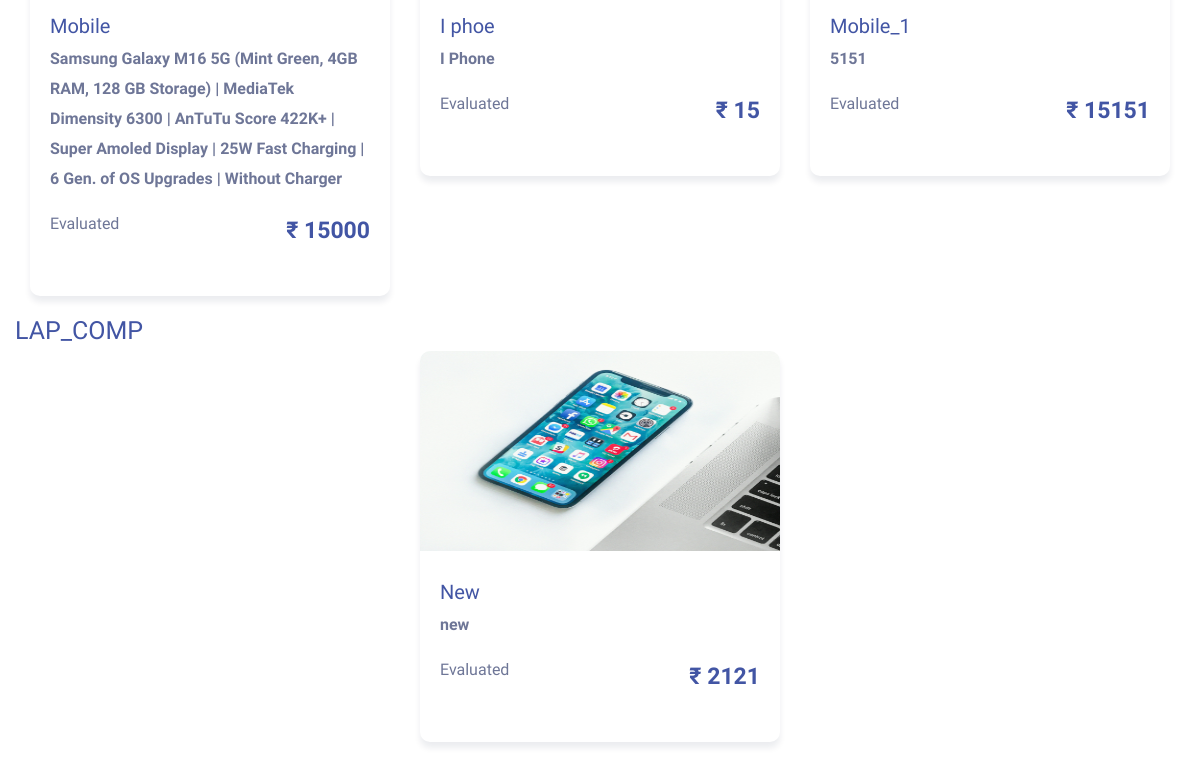
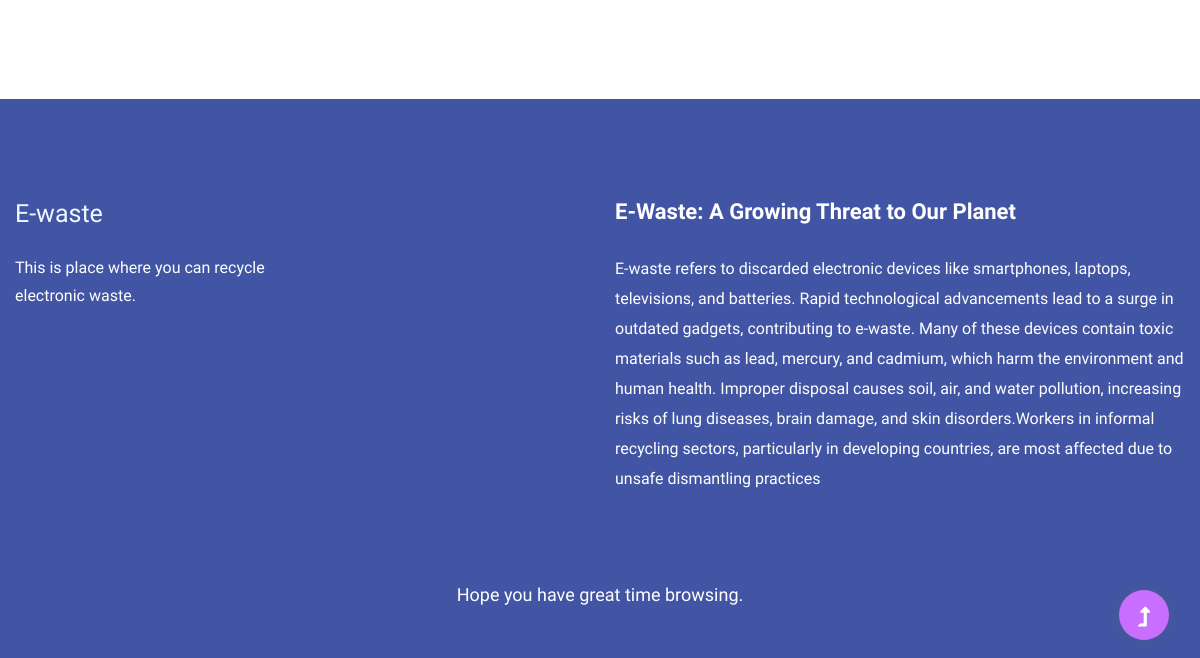
The app's page / (lower part), older data (2 pictures, top to bottom).
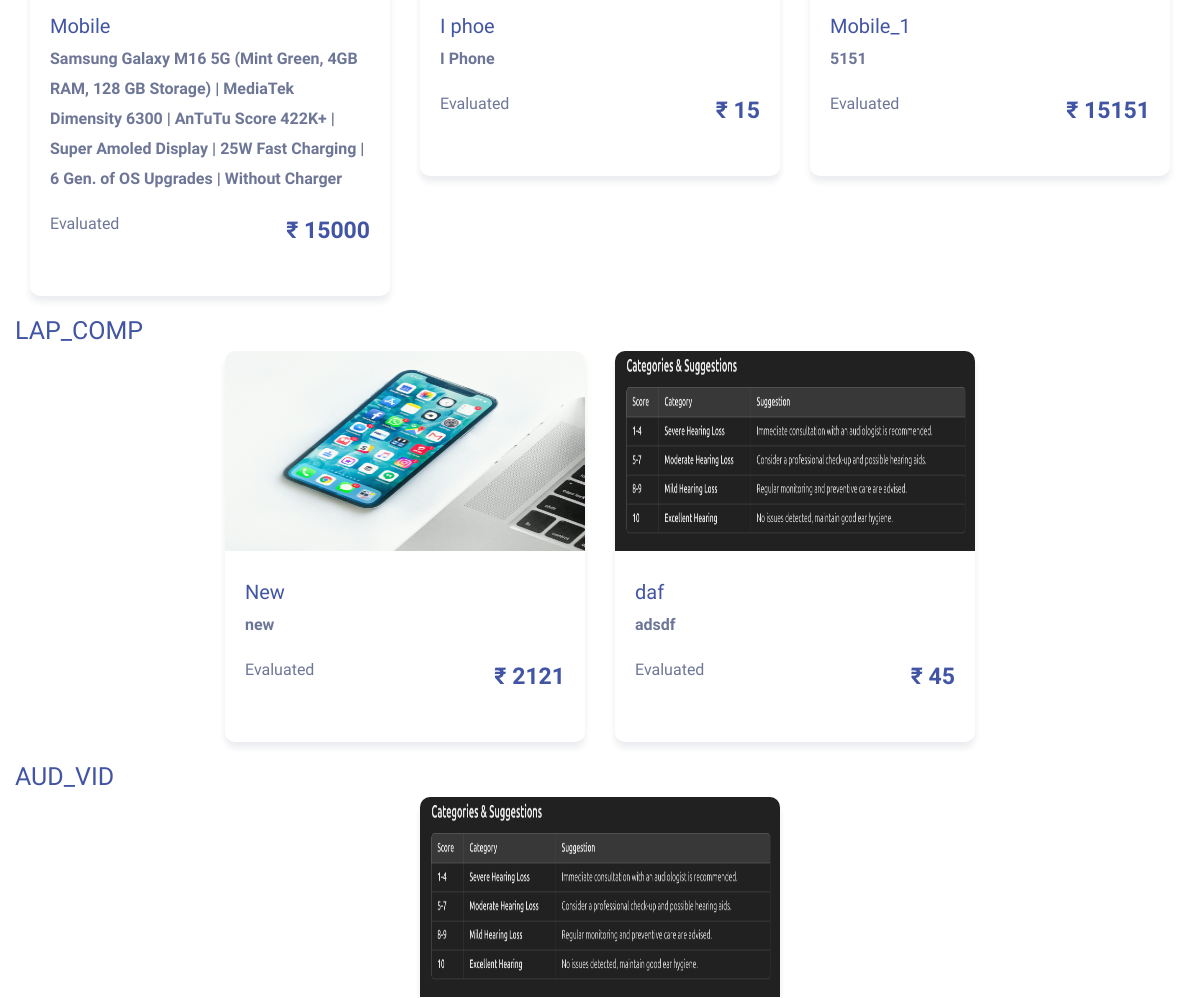
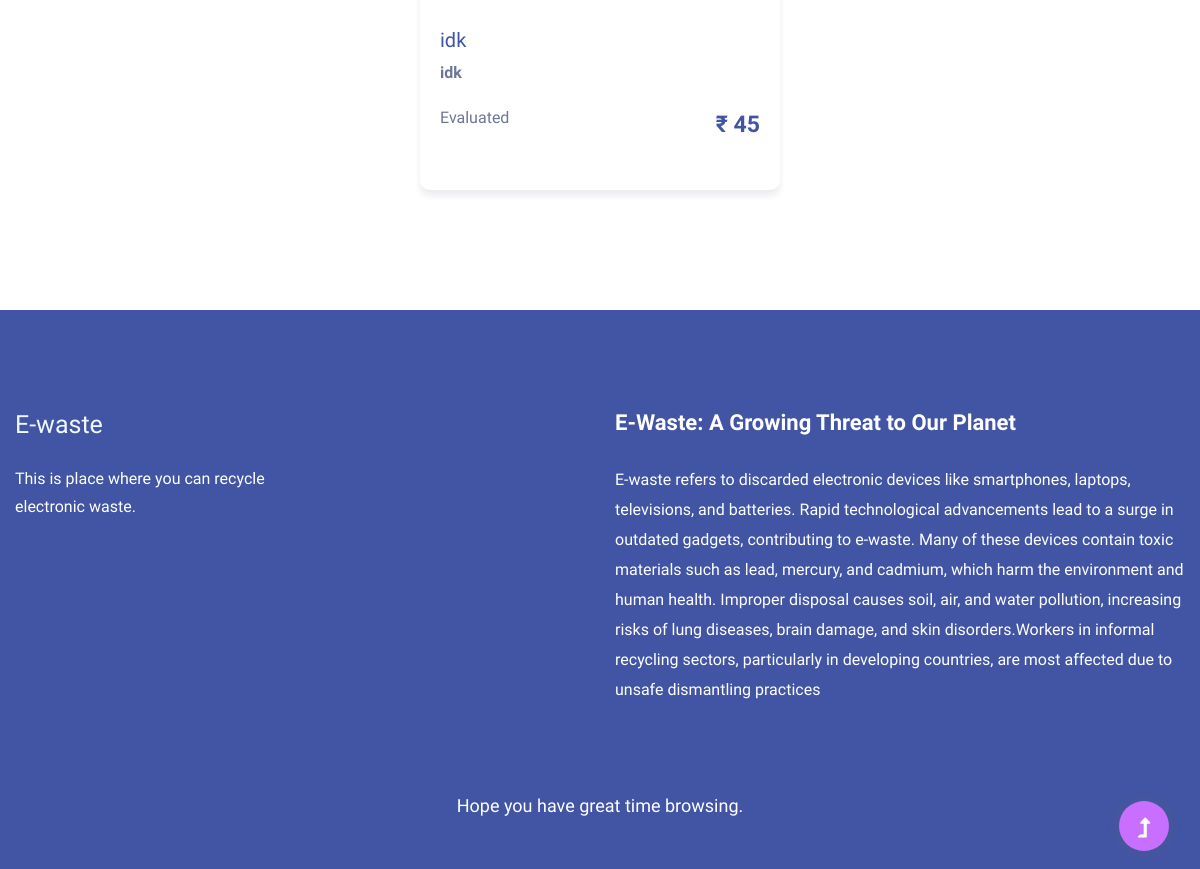
The same page, newer data (2 pictures, top to bottom).
### events/models.py (models this page shows, shortened)
class product(models.Model):
    product_id = models.BigAutoField(primary_key=True, auto_created=True)
    product_seller = models.ForeignKey(userFull, on_delete=models.CASCADE)
    product_name = models.CharField(max_length=100, null=True)
    product_category = models.CharField(max_length=10, choices=PRODUCT_CATEGORIES, default='OTH')
    product_description = models.CharField(max_length=5000)
    product_image_1 = models.ImageField(upload_to='product_photos/', null=True, blank=True)
    product_image_2 = models.ImageField(upload_to='product_photos/', null=True, blank=True)
    product_image_3 = models.ImageField(upload_to='product_photos/', null=True, blank=True)
    product_image_4 = models.ImageField(upload_to='product_photos/', null=True, blank=True)
    product_bought_price = models.IntegerField(null=True, default=0)
    product_bought_date = models.DateTimeField(null=True, blank=True)
    product_evaluation_status = models.IntegerField(null=True, default=0)
    product_evaluation_score = models.IntegerField(null=True, default=0)
    product_discount = models.IntegerField(default=0)
    product_sell_price = models.IntegerField(default=0)
    product_sold = models.IntegerField(default=0)
    product_onDelivery = models.IntegerField(default=0)
    class Meta:
        db_table = 'Product'

### events/views.py (the view)
# urls.py: path('', views.index, name='Index'),
def index(request):
    categories = product.objects.values_list('product_category', flat=True).distinct()
    categorized_products = {category: product.objects.filter(product_category=category) for category in categories}
    return render(request,'index.html', {'categorized_products': categorized_products})

### templates/index.html (shortened to what this page needs)
{% load static %}
<!DOCTYPE html>
<html lang="en">
<head>
    <link rel="stylesheet" href="{% static 'assets/css/bootstrap.min.css' %}">
    <link rel="stylesheet" href="{% static 'assets/css/owl.carousel.min.css' %}">
    <link rel="stylesheet" href="{% static 'assets/css/slicknav.css' %}">
    <link rel="stylesheet" href="{% static 'assets/css/flaticon.css' %}">
    <link rel="stylesheet" href="{% static 'assets/css/progressbar_barfiller.css' %}">
    <link rel="stylesheet" href="{% static 'assets/css/gijgo.css' %}">
    <link rel="stylesheet" href="{% static 'assets/css/animate.min.css' %}">
    <link rel="stylesheet" href="{% static 'assets/css/animated-headline.css' %}">
    <link rel="stylesheet" href="{% static 'assets/css/magnific-popup.css' %}">
    <link rel="stylesheet" href="{% static 'assets/css/fontawesome-all.min.css' %}">
    <link rel="stylesheet" href="{% static 'assets/css/themify-icons.css' %}">
    <link rel="stylesheet" href="{% static 'assets/css/slick.css' %}">
    <link rel="stylesheet" href="{% static 'assets/css/nice-select.css' %}">
    <link rel="stylesheet" href="{% static 'assets/css/style.css' %}">
</head>
<body>
    <main>
        <div class="courses-area section-padding40 fix">
            <div class="container">
                {% for category, products in categorized_products.items %}
                <h1>{{ category }}</h1>
                <div class="courses-actives">
                    {% for product in products %}
                    <div class="properties pb-20">
                        <div class="properties__card">
                            <img style="width:100%; height: 200px; border-radius: 10px 10px 0px 0px;"
                                src="{{ product.product_image_1.url }}" alt="{{ product.product_description }}">
                            <div class="properties__caption">
                                <h3>{{ product.product_name }}</h3>
                                <p style="font-size: 16px;">
                                    <strong
                                        style="font-size: 16px; padding-right: 15px;">{{ product.product_description }}</strong>
                                </p>
                                <div class="properties__footer d-flex justify-content-between align-items-center">
                                    <div class="restaurant-name">
                                        <p>Evaluated</p>
                                    </div>
                                    <div class="price">
                                        <span>₹ {{ product.product_sell_price }}</span>
                                    </div>
                                </div>
                            </div>
                        </div>
                    </div>
                    {% endfor %}
                </div>
                {% endfor %}
            </div>
        </div>
    </main>
    <footer>
        <div class="footer-wrappper footer-bg">
            <div class="footer-area footer-padding">
                <div class="container">
                    <div class="row justify-content-between">
                        <div class="col-xl-4 col-lg-5 col-md-4 col-sm-6">
                            <div class="single-footer-caption mb-50">
                                <div class="single-footer-caption mb-30">
                                    <div class="footer-logo mb-25">
                                        <a href="{% url 'Index' %}">
                                            <h1 style="color: aliceblue;">E-waste</h1>
                                        </a>
                                    </div>
                                    <div class="footer-tittle">
                                        <div class="footer-pera">
                                            <p>This is place where you can recycle electronic waste.</p>
                                        </div>
                                    </div>
                                </div>
                            </div>
                        </div>
                        <div class="col-xl-6 col-lg-5 col-md-6 col-sm-6">
                            <div class="single-footer-caption mb-50">
                                <div class="footer-tittle">
                                    <h4>E-Waste: A Growing Threat to Our Planet</h4>
                                    <p>
                                        E-waste refers to discarded electronic devices like smartphones, laptops,
                                        televisions, and batteries. Rapid technological advancements lead to a surge in
                                        outdated gadgets, contributing to e-waste. Many of these devices contain toxic
                                        materials such as lead, mercury, and cadmium, which harm the environment and
                                        human health. Improper disposal causes soil, air, and water pollution,
                                        increasing risks of lung diseases, brain damage, and skin disorders.Workers in
                                        informal recycling sectors, particularly in developing countries, are most
                                        affected due to unsafe dismantling practices</p>
                                </div>
                            </div>
                        </div>
                    </div>
                </div>
                <div class="footer-bottom-area">
                    <div class="container">
                        <div class="footer-border">
                            <div class="row d-flex align-items-center">
                                <div class="col-xl-12 ">
                                    <div class="footer-copy-right text-center">
                                        <p>Hope you have great time browsing.</p>
                                    </div>
                                </div>
                            </div>
                        </div>
                    </div>
                </div>
            </div>
        </div>
    </footer>
    <div id="back-top">
        <a title="Go to Top" href="#"> <i class="fas fa-level-up-alt"></i></a>
    </div>
</body>
</html>

Row changes from the older to the newer data that the page shows:
added product: product_image_1 (picture), product_name "daf", product_description "adsdf", product_sell_price "45", shown under "LAP_COMP"
added product: product_image_1 (picture), product_name "idk", product_description "idk", product_sell_price "45", shown under "AUD_VID"
Text that changed along with them:
new list line: "AUD_VID"
